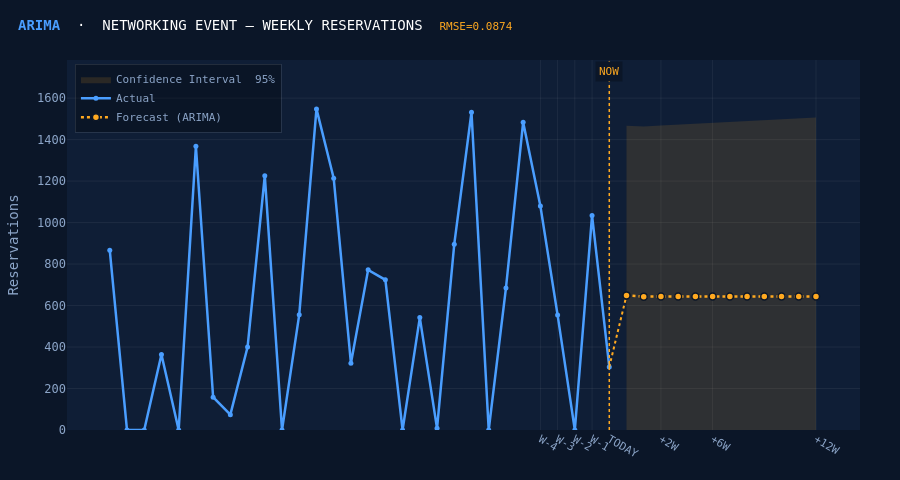
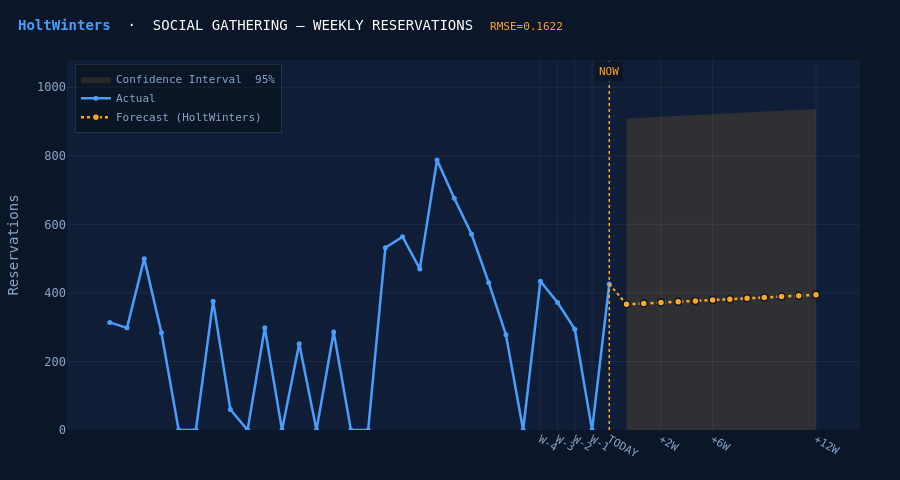
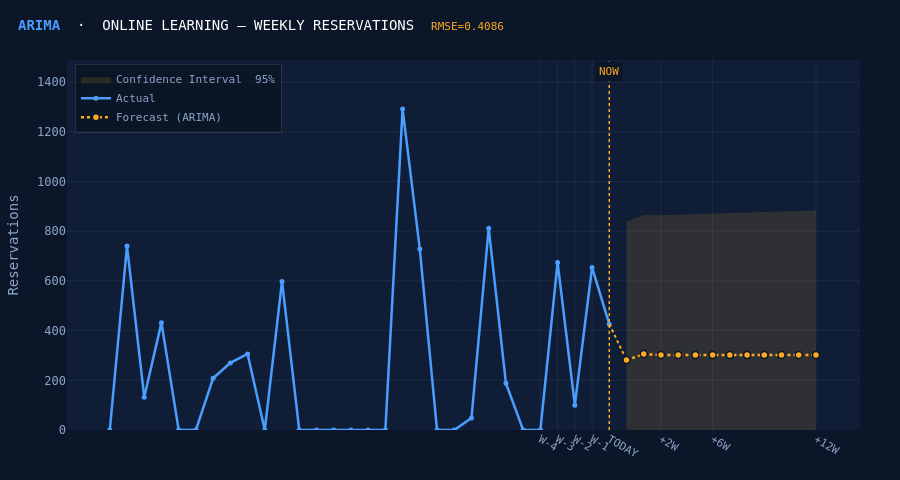

Notebook code cell kept with these figures, in order:
### Markdown cell above
## 5. Visualization

### Code cell
# ════════════════════════════════════════════════════════════════════════════════
#  PRODUCTION FORECAST DASHBOARD
# ════════════════════════════════════════════════════════════════════════════════

N_HISTORY = 30   # semanas de historia activa a mostrar
N_FUTURE  = 12   # semanas a proyectar hacia adelante

BG      = '#0b1628'
BG2     = '#0f1e36'
BLUE    = '#4A9EFF'
ORANGE  = '#FFA920'
GRIDCOL = 'rgba(255,255,255,0.06)'
TXTCOL  = '#8ca5c8'


def _future_dates(last_date, n, freq='W'):
    return pd.date_range(last_date + pd.tseries.frequencies.to_offset(freq),
                         periods=n, freq=freq)


def trim_trailing_zeros(cat_data, threshold=0.0):
    """
    Recorta las semanas finales con y == 0.
    El modelo no debe aprender que "el futuro es cero" solo porque
    los datos más recientes aún no se registraron.
    Retorna el DataFrame sin esos ceros finales.
    """
    y = cat_data['y'].values
    last_active = len(y) - 1
    while last_active > 0 and y[last_active] <= threshold:
        last_active -= 1
    return cat_data.iloc[:last_active + 1]


def retrain_and_forecast(cat_data, best_model_name, n_future):
    """
    1. Recorta ceros finales (trailing zeros) antes de entrenar.
    2. Reentrena sobre los datos activos.
    3. Proyecta n_future semanas desde el último dato activo.
    Retorna (fc_mean, fc_low, fc_high, future_dates, last_active_date).
    """
    active = trim_trailing_zeros(cat_data)
    if len(active) < 10:          # si queda muy poco, usar todo
        active = cat_data

    last_active  = active['ds'].max()
    future_dates = _future_dates(last_active, n_future)

    # IC máximo razonable: 3× la media del período activo (evita bandas infinitas)
    y_cap = active['y'].mean() * 3 + active['y'].std() * 2

    # ── ARIMA ─────────────────────────────────────────────────────────────────
    if best_model_name == 'ARIMA':
        try:
            fit = ARIMA(active['y'], order=(1, 1, 1)).fit()
            fc  = fit.get_forecast(n_future)
            ci  = fc.conf_int()
            mean_ = pd.Series(fc.predicted_mean.values, index=future_dates)
            low_  = pd.Series(ci.iloc[:, 0].values,     index=future_dates).clip(lower=0)
            high_ = pd.Series(ci.iloc[:, 1].values,     index=future_dates).clip(upper=y_cap)
            return mean_.clip(lower=0), low_, high_, future_dates, last_active
        except Exception as e:
            print(f"  [ARIMA retrain] {e}")

    # ── Prophet ───────────────────────────────────────────────────────────────
    if best_model_name == 'Prophet' and PROPHET_AVAILABLE:
        try:
            y_scale = active['y'].median()
            if y_scale < 1e-6: y_scale = active['y'].mean()
            if y_scale < 1e-6: y_scale = 1.0

            df_fit = active[['ds', 'y']].copy()
            df_fit['y'] /= y_scale

            n_weeks = len(df_fit)
            m = Prophet(
                growth='linear',
                yearly_seasonality=(n_weeks >= 52),
                weekly_seasonality=(n_weeks >= 8),
                daily_seasonality=False,
                changepoint_prior_scale=0.05,
                seasonality_prior_scale=5.0,
            )
            m.fit(df_fit)
            future_df = m.make_future_dataframe(periods=n_future, freq='W')
            fc        = m.predict(future_df)
            fc_f      = fc[fc['ds'] > last_active].copy()

            mean_ = pd.Series((fc_f['yhat'].values       * y_scale), index=future_dates)
            low_  = pd.Series((fc_f['yhat_lower'].values * y_scale), index=future_dates).clip(lower=0)
            high_ = pd.Series((fc_f['yhat_upper'].values * y_scale), index=future_dates).clip(upper=y_cap)
            return mean_.clip(lower=0), low_, high_, future_dates, last_active
        except Exception as e:
            print(f"  [Prophet retrain] {e}")

    # ── Holt-Winters (fallback) ────────────────────────────────────────────────
    try:
        fit       = ExponentialSmoothing(
            active['y'], trend='add', seasonal=None,
            initialization_method='estimated'
        ).fit(optimized=True)
        mean_     = pd.Series(fit.forecast(n_future).values, index=future_dates)
        resid_std = float(np.std(fit.resid))
        low_      = (mean_ - 1.96 * resid_std).clip(lower=0)
        high_     = (mean_ + 1.96 * resid_std).clip(upper=y_cap)
        return mean_.clip(lower=0), low_, high_, future_dates, last_active
    except Exception as e:
        print(f"  [HoltWinters retrain] {e}")
        return None, None, None, future_dates, last_active


def build_dashboard(cat_data, best_model_name, best_cat, best_rmse):
    """Construye el gráfico Plotly oscuro estilo operativo."""
    fc_mean, fc_low, fc_high, future_dates, last_active = retrain_and_forecast(
        cat_data, best_model_name, N_FUTURE
    )

    # Historia: N_HISTORY semanas antes del último dato activo
    active  = trim_trailing_zeros(cat_data)
    history = active.sort_values('ds').tail(N_HISTORY)

    fig = go.Figure()

    # ── Banda de confianza ────────────────────────────────────────────────────
    if fc_mean is not None:
        x_band = list(future_dates) + list(future_dates[::-1])
        y_band = list(fc_high.values) + list(fc_low.values[::-1])
        fig.add_trace(go.Scatter(
            x=x_band, y=y_band,
            fill='toself',
            fillcolor='rgba(255,169,32,0.13)',
            line=dict(color='rgba(0,0,0,0)'),
            name='Confidence Interval  95%',
            hoverinfo='skip',
        ))

    # ── Historia ──────────────────────────────────────────────────────────────
    fig.add_trace(go.Scatter(
        x=history['ds'], y=history['y'],
        mode='lines+markers',
        name='Actual',
        line=dict(color=BLUE, width=2.5),
        marker=dict(size=5, color=BLUE),
    ))

    # ── Conector historia → forecast ──────────────────────────────────────────
    last_y = float(history['y'].iloc[-1])
    if fc_mean is not None:
        fig.add_trace(go.Scatter(
            x=[last_active, future_dates[0]],
            y=[last_y, float(fc_mean.iloc[0])],
            mode='lines', showlegend=False,
            line=dict(color=ORANGE, width=2, dash='dot'),
        ))

    # ── Forecast ──────────────────────────────────────────────────────────────
    if fc_mean is not None:
        fig.add_trace(go.Scatter(
            x=future_dates, y=fc_mean.values,
            mode='lines+markers',
            name=f'Forecast ({best_model_name})',
            line=dict(color=ORANGE, width=2.5, dash='dot'),
            marker=dict(size=7, color=ORANGE, line=dict(color=BG, width=1.5)),
        ))

    # ── Línea NOW ─────────────────────────────────────────────────────────────
    y_max_plot = max(
        float(history['y'].max()),
        float(fc_high.max()) if fc_high is not None else 0
    ) * 1.15

    fig.add_shape(type='line',
        x0=last_active, x1=last_active, y0=0, y1=y_max_plot,
        line=dict(color=ORANGE, width=1.5, dash='dot'),
    )
    fig.add_annotation(
        x=last_active, y=y_max_plot * 0.97,
        text='NOW', showarrow=False,
        font=dict(color=ORANGE, size=11, family='monospace'),
        bgcolor=BG, borderpad=3,
    )

    # ── Ticks de eje X legibles ───────────────────────────────────────────────
    tick_vals, tick_text = [], []
    for w in [4, 3, 2, 1]:
        d = last_active - pd.Timedelta(weeks=w)
        tick_vals.append(d); tick_text.append(f'W-{w}')
    tick_vals.append(last_active); tick_text.append('TODAY')
    for fd, lbl in zip(future_dates[[2, 5, 11]], ['+2W', '+6W', '+12W']):
        tick_vals.append(fd); tick_text.append(lbl)

    # ── Layout oscuro ─────────────────────────────────────────────────────────
    fig.update_layout(
        template='plotly_dark',
        paper_bgcolor=BG,
        plot_bgcolor=BG2,
        font=dict(family='monospace', color=TXTCOL, size=12),
        title=dict(
            text=(f'<b style="color:{BLUE}">{best_model_name}</b>'
                  f'  ·  {best_cat.upper()} — WEEKLY RESERVATIONS'
                  f'  <span style="color:{ORANGE};font-size:11px">RMSE={best_rmse:.4f}</span>'),
            x=0.02, font=dict(size=14, color='white'),
        ),
        xaxis=dict(
            tickvals=tick_vals, ticktext=tick_text,
            tickfont=dict(size=11),
            gridcolor=GRIDCOL, showgrid=True, zeroline=False,
        ),
        yaxis=dict(
            title='Reservations',
            gridcolor=GRIDCOL, showgrid=True,
            zeroline=False, rangemode='tozero',
        ),
        legend=dict(
            bgcolor='rgba(0,0,0,0.3)',
            bordercolor='rgba(255,255,255,0.1)',
            borderwidth=1, font=dict(size=11),
            x=0.01, y=0.99, xanchor='left', yanchor='top',
        ),
        hovermode='x unified',
        margin=dict(l=60, r=40, t=60, b=50),
        height=480,
    )
    return fig


# ── Ejecutar ──────────────────────────────────────────────────────────────────
if not results_df.empty:
    for _, row in results_df.sort_values('min_rmse').iterrows():
        cat   = row['category']
        cdata = processed_df[processed_df['category'] == cat].sort_values('ds')
        fig   = build_dashboard(cdata, row['best_model'], cat, row['min_rmse'])
        fig.show()

### Figure 1 — Plotly figure (JSON) as saved in the notebook; plotly's stock layout.template omitted (floating-point values rounded to 4 significant figures)
{"data": [{"fill": "toself", "fillcolor": "rgba(255,169,32,0.13)", "hoverinfo": "skip", "line": {"color": "rgba(0,0,0,0)"}, "name": "Confidence Interval  95%", "type": "scatter", "x": ["2025-01-12T00:00:00", "2025-01-19T00:00:00", "2025-01-26T00:00:00", "2025-02-02T00:00:00", "2025-02-09T00:00:00", "2025-02-16T00:00:00", "2025-02-23T00:00:00", "2025-03-02T00:00:00", "2025-03-09T00:00:00", "2025-03-16T00:00:00", "2025-03-23T00:00:00", "2025-03-30T00:00:00", "2025-03-30T00:00:00", "2025-03-23T00:00:00", "2025-03-16T00:00:00", "2025-03-09T00:00:00", "2025-03-02T00:00:00", "2025-02-23T00:00:00", "2025-02-16T00:00:00", "2025-02-09T00:00:00", "2025-02-02T00:00:00", "2025-01-26T00:00:00", "2025-01-19T00:00:00", "2025-01-12T00:00:00"], "y": [1466.0, 1464.0, 1468.0, 1473.0, 1477.0, 1481.0, 1486.0, 1490.0, 1494.0, 1499.0, 1503.0, 1507.0, 0, 0, 0, 0, 0, 0, 0, 0, 0, 0, 0, 0]}, {"line": {"color": "#4A9EFF", "width": 2.5}, "marker": {"color": "#4A9EFF", "size": 5}, "mode": "lines+markers", "name": "Actual", "type": "scatter", "x": ["2024-06-16T00:00:00.000000000", "2024-06-23T00:00:00.000000000", "2024-06-30T00:00:00.000000000", "2024-07-07T00:00:00.000000000", "2024-07-14T00:00:00.000000000", "2024-07-21T00:00:00.000000000", "2024-07-28T00:00:00.000000000", "2024-08-04T00:00:00.000000000", "2024-08-11T00:00:00.000000000", "2024-08-18T00:00:00.000000000", "2024-08-25T00:00:00.000000000", "2024-09-01T00:00:00.000000000", "2024-09-08T00:00:00.000000000", "2024-09-15T00:00:00.000000000", "2024-09-22T00:00:00.000000000", "2024-09-29T00:00:00.000000000", "2024-10-06T00:00:00.000000000", "2024-10-13T00:00:00.000000000", "2024-10-20T00:00:00.000000000", "2024-10-27T00:00:00.000000000", "2024-11-03T00:00:00.000000000", "2024-11-10T00:00:00.000000000", "2024-11-17T00:00:00.000000000", "2024-11-24T00:00:00.000000000", "2024-12-01T00:00:00.000000000", "2024-12-08T00:00:00.000000000", "2024-12-15T00:00:00.000000000", "2024-12-22T00:00:00.000000000", "2024-12-29T00:00:00.000000000", "2025-01-05T00:00:00.000000000"], "y": [866.0, 0.0, 0.0, 364.0, 0.0, 1368.0, 158.0, 74.0, 400.0, 1226.0, 0.0, 556.0, 1548.0, 1214.0, 322.0, 772.0, 724.0, 0.0, 542.0, 8.0, 896.0, 1532.0, 0.0, 684.0, 1484.0, 1080.0, 554.0, 0.0, 1034.0, 304.0]}, {"line": {"color": "#FFA920", "dash": "dot", "width": 2}, "mode": "lines", "showlegend": false, "type": "scatter", "x": ["2025-01-05T00:00:00", "2025-01-12T00:00:00"], "y": [304, 649.0]}, {"line": {"color": "#FFA920", "dash": "dot", "width": 2.5}, "marker": {"color": "#FFA920", "line": {"color": "#0b1628", "width": 1.5}, "size": 7}, "mode": "lines+markers", "name": "Forecast (ARIMA)", "type": "scatter", "x": ["2025-01-12T00:00:00.000000000", "2025-01-19T00:00:00.000000000", "2025-01-26T00:00:00.000000000", "2025-02-02T00:00:00.000000000", "2025-02-09T00:00:00.000000000", "2025-02-16T00:00:00.000000000", "2025-02-23T00:00:00.000000000", "2025-03-02T00:00:00.000000000", "2025-03-09T00:00:00.000000000", "2025-03-16T00:00:00.000000000", "2025-03-23T00:00:00.000000000", "2025-03-30T00:00:00.000000000"], "y": [649.0, 643.0, 643.1, 643.1, 643.1, 643.1, 643.1, 643.1, 643.1, 643.1, 643.1, 643.1]}], "layout": {"annotations": [{"bgcolor": "#0b1628", "borderpad": 3, "font": {"color": "#FFA920", "family": "monospace", "size": 11}, "showarrow": false, "text": "NOW", "x": "2025-01-05T00:00:00", "y": 1727.0}], "font": {"color": "#8ca5c8", "family": "monospace", "size": 12}, "height": 480, "hovermode": "x unified", "legend": {"bgcolor": "rgba(0,0,0,0.3)", "bordercolor": "rgba(255,255,255,0.1)", "borderwidth": 1, "font": {"size": 11}, "x": 0.01, "xanchor": "left", "y": 0.99, "yanchor": "top"}, "margin": {"b": 50, "l": 60, "r": 40, "t": 60}, "paper_bgcolor": "#0b1628", "plot_bgcolor": "#0f1e36", "shapes": [{"line": {"color": "#FFA920", "dash": "dot", "width": 1.5}, "type": "line", "x0": "2025-01-05T00:00:00", "x1": "2025-01-05T00:00:00", "y0": 0, "y1": 1780.0}], "title": {"font": {"color": "white", "size": 14}, "text": "<b style=\"color:#4A9EFF\">ARIMA</b>  ·  NETWORKING EVENT — WEEKLY RESERVATIONS  <span style=\"color:#FFA920;font-size:11px\">RMSE=0.0874</span>", "x": 0.02}, "xaxis": {"gridcolor": "rgba(255,255,255,0.06)", "showgrid": true, "tickfont": {"size": 11}, "ticktext": ["W-4", "W-3", "W-2", "W-1", "TODAY", "+2W", "+6W", "+12W"], "tickvals": ["2024-12-08T00:00:00", "2024-12-15T00:00:00", "2024-12-22T00:00:00", "2024-12-29T00:00:00", "2025-01-05T00:00:00", "2025-01-26T00:00:00", "2025-02-16T00:00:00", "2025-03-30T00:00:00"], "zeroline": false}, "yaxis": {"gridcolor": "rgba(255,255,255,0.06)", "rangemode": "tozero", "showgrid": true, "title": {"text": "Reservations"}, "zeroline": false}}}

### Figure 2 — Plotly figure (JSON) as saved in the notebook; plotly's stock layout.template omitted (floating-point values rounded to 4 significant figures)
{"data": [{"fill": "toself", "fillcolor": "rgba(255,169,32,0.13)", "hoverinfo": "skip", "line": {"color": "rgba(0,0,0,0)"}, "name": "Confidence Interval  95%", "type": "scatter", "x": ["2025-01-05T00:00:00", "2025-01-12T00:00:00", "2025-01-19T00:00:00", "2025-01-26T00:00:00", "2025-02-02T00:00:00", "2025-02-09T00:00:00", "2025-02-16T00:00:00", "2025-02-23T00:00:00", "2025-03-02T00:00:00", "2025-03-09T00:00:00", "2025-03-16T00:00:00", "2025-03-23T00:00:00", "2025-03-23T00:00:00", "2025-03-16T00:00:00", "2025-03-09T00:00:00", "2025-03-02T00:00:00", "2025-02-23T00:00:00", "2025-02-16T00:00:00", "2025-02-09T00:00:00", "2025-02-02T00:00:00", "2025-01-26T00:00:00", "2025-01-19T00:00:00", "2025-01-12T00:00:00", "2025-01-05T00:00:00"], "y": [909.3, 911.8, 914.3, 916.8, 919.3, 921.8, 924.3, 926.8, 929.4, 931.9, 934.4, 936.9, 0, 0, 0, 0, 0, 0, 0, 0, 0, 0, 0, 0]}, {"line": {"color": "#4A9EFF", "width": 2.5}, "marker": {"color": "#4A9EFF", "size": 5}, "mode": "lines+markers", "name": "Actual", "type": "scatter", "x": ["2024-06-09T00:00:00.000000000", "2024-06-16T00:00:00.000000000", "2024-06-23T00:00:00.000000000", "2024-06-30T00:00:00.000000000", "2024-07-07T00:00:00.000000000", "2024-07-14T00:00:00.000000000", "2024-07-21T00:00:00.000000000", "2024-07-28T00:00:00.000000000", "2024-08-04T00:00:00.000000000", "2024-08-11T00:00:00.000000000", "2024-08-18T00:00:00.000000000", "2024-08-25T00:00:00.000000000", "2024-09-01T00:00:00.000000000", "2024-09-08T00:00:00.000000000", "2024-09-15T00:00:00.000000000", "2024-09-22T00:00:00.000000000", "2024-09-29T00:00:00.000000000", "2024-10-06T00:00:00.000000000", "2024-10-13T00:00:00.000000000", "2024-10-20T00:00:00.000000000", "2024-10-27T00:00:00.000000000", "2024-11-03T00:00:00.000000000", "2024-11-10T00:00:00.000000000", "2024-11-17T00:00:00.000000000", "2024-11-24T00:00:00.000000000", "2024-12-01T00:00:00.000000000", "2024-12-08T00:00:00.000000000", "2024-12-15T00:00:00.000000000", "2024-12-22T00:00:00.000000000", "2024-12-29T00:00:00.000000000"], "y": [314.0, 298.0, 500.0, 284.0, 0.0, 0.0, 376.0, 60.0, 0.0, 298.0, 0.0, 252.0, 0.0, 286.0, 0.0, 0.0, 532.0, 564.0, 470.0, 788.0, 676.0, 572.0, 430.0, 278.0, 0.0, 434.0, 372.0, 294.0, 0.0, 426.0]}, {"line": {"color": "#FFA920", "dash": "dot", "width": 2}, "mode": "lines", "showlegend": false, "type": "scatter", "x": ["2024-12-29T00:00:00", "2025-01-05T00:00:00"], "y": [426, 366.7]}, {"line": {"color": "#FFA920", "dash": "dot", "width": 2.5}, "marker": {"color": "#FFA920", "line": {"color": "#0b1628", "width": 1.5}, "size": 7}, "mode": "lines+markers", "name": "Forecast (HoltWinters)", "type": "scatter", "x": ["2025-01-05T00:00:00.000000000", "2025-01-12T00:00:00.000000000", "2025-01-19T00:00:00.000000000", "2025-01-26T00:00:00.000000000", "2025-02-02T00:00:00.000000000", "2025-02-09T00:00:00.000000000", "2025-02-16T00:00:00.000000000", "2025-02-23T00:00:00.000000000", "2025-03-02T00:00:00.000000000", "2025-03-09T00:00:00.000000000", "2025-03-16T00:00:00.000000000", "2025-03-23T00:00:00.000000000"], "y": [366.7, 369.2, 371.7, 374.2, 376.7, 379.3, 381.8, 384.3, 386.8, 389.3, 391.8, 394.3]}], "layout": {"annotations": [{"bgcolor": "#0b1628", "borderpad": 3, "font": {"color": "#FFA920", "family": "monospace", "size": 11}, "showarrow": false, "text": "NOW", "x": "2024-12-29T00:00:00", "y": 1045.0}], "font": {"color": "#8ca5c8", "family": "monospace", "size": 12}, "height": 480, "hovermode": "x unified", "legend": {"bgcolor": "rgba(0,0,0,0.3)", "bordercolor": "rgba(255,255,255,0.1)", "borderwidth": 1, "font": {"size": 11}, "x": 0.01, "xanchor": "left", "y": 0.99, "yanchor": "top"}, "margin": {"b": 50, "l": 60, "r": 40, "t": 60}, "paper_bgcolor": "#0b1628", "plot_bgcolor": "#0f1e36", "shapes": [{"line": {"color": "#FFA920", "dash": "dot", "width": 1.5}, "type": "line", "x0": "2024-12-29T00:00:00", "x1": "2024-12-29T00:00:00", "y0": 0, "y1": 1077.0}], "title": {"font": {"color": "white", "size": 14}, "text": "<b style=\"color:#4A9EFF\">HoltWinters</b>  ·  SOCIAL GATHERING — WEEKLY RESERVATIONS  <span style=\"color:#FFA920;font-size:11px\">RMSE=0.1622</span>", "x": 0.02}, "xaxis": {"gridcolor": "rgba(255,255,255,0.06)", "showgrid": true, "tickfont": {"size": 11}, "ticktext": ["W-4", "W-3", "W-2", "W-1", "TODAY", "+2W", "+6W", "+12W"], "tickvals": ["2024-12-01T00:00:00", "2024-12-08T00:00:00", "2024-12-15T00:00:00", "2024-12-22T00:00:00", "2024-12-29T00:00:00", "2025-01-19T00:00:00", "2025-02-09T00:00:00", "2025-03-23T00:00:00"], "zeroline": false}, "yaxis": {"gridcolor": "rgba(255,255,255,0.06)", "rangemode": "tozero", "showgrid": true, "title": {"text": "Reservations"}, "zeroline": false}}}

### Figure 3 — Plotly figure (JSON) as saved in the notebook; plotly's stock layout.template omitted (floating-point values rounded to 4 significant figures)
{"data": [{"fill": "toself", "fillcolor": "rgba(255,169,32,0.13)", "hoverinfo": "skip", "line": {"color": "rgba(0,0,0,0)"}, "name": "Confidence Interval  95%", "type": "scatter", "x": ["2024-12-29T00:00:00", "2025-01-05T00:00:00", "2025-01-12T00:00:00", "2025-01-19T00:00:00", "2025-01-26T00:00:00", "2025-02-02T00:00:00", "2025-02-09T00:00:00", "2025-02-16T00:00:00", "2025-02-23T00:00:00", "2025-03-02T00:00:00", "2025-03-09T00:00:00", "2025-03-16T00:00:00", "2025-03-16T00:00:00", "2025-03-09T00:00:00", "2025-03-02T00:00:00", "2025-02-23T00:00:00", "2025-02-16T00:00:00", "2025-02-09T00:00:00", "2025-02-02T00:00:00", "2025-01-26T00:00:00", "2025-01-19T00:00:00", "2025-01-12T00:00:00", "2025-01-05T00:00:00", "2024-12-29T00:00:00"], "y": [839.2, 864.6, 864.1, 866.7, 868.7, 870.8, 872.9, 875.0, 877.0, 879.1, 881.1, 883.2, 0, 0, 0, 0, 0, 0, 0, 0, 0, 0, 0, 0]}, {"line": {"color": "#4A9EFF", "width": 2.5}, "marker": {"color": "#4A9EFF", "size": 5}, "mode": "lines+markers", "name": "Actual", "type": "scatter", "x": ["2024-06-02T00:00:00.000000000", "2024-06-09T00:00:00.000000000", "2024-06-16T00:00:00.000000000", "2024-06-23T00:00:00.000000000", "2024-06-30T00:00:00.000000000", "2024-07-07T00:00:00.000000000", "2024-07-14T00:00:00.000000000", "2024-07-21T00:00:00.000000000", "2024-07-28T00:00:00.000000000", "2024-08-04T00:00:00.000000000", "2024-08-11T00:00:00.000000000", "2024-08-18T00:00:00.000000000", "2024-08-25T00:00:00.000000000", "2024-09-01T00:00:00.000000000", "2024-09-08T00:00:00.000000000", "2024-09-15T00:00:00.000000000", "2024-09-22T00:00:00.000000000", "2024-09-29T00:00:00.000000000", "2024-10-06T00:00:00.000000000", "2024-10-13T00:00:00.000000000", "2024-10-20T00:00:00.000000000", "2024-10-27T00:00:00.000000000", "2024-11-03T00:00:00.000000000", "2024-11-10T00:00:00.000000000", "2024-11-17T00:00:00.000000000", "2024-11-24T00:00:00.000000000", "2024-12-01T00:00:00.000000000", "2024-12-08T00:00:00.000000000", "2024-12-15T00:00:00.000000000", "2024-12-22T00:00:00.000000000"], "y": [0.0, 740.0, 132.0, 432.0, 0.0, 0.0, 208.0, 270.0, 306.0, 0.0, 598.0, 0.0, 0.0, 0.0, 0.0, 0.0, 0.0, 1292.0, 728.0, 0.0, 0.0, 48.0, 812.0, 188.0, 0.0, 0.0, 674.0, 100.0, 654.0, 426.0]}, {"line": {"color": "#FFA920", "dash": "dot", "width": 2}, "mode": "lines", "showlegend": false, "type": "scatter", "x": ["2024-12-22T00:00:00", "2024-12-29T00:00:00"], "y": [426, 281.3]}, {"line": {"color": "#FFA920", "dash": "dot", "width": 2.5}, "marker": {"color": "#FFA920", "line": {"color": "#0b1628", "width": 1.5}, "size": 7}, "mode": "lines+markers", "name": "Forecast (ARIMA)", "type": "scatter", "x": ["2024-12-29T00:00:00.000000000", "2025-01-05T00:00:00.000000000", "2025-01-12T00:00:00.000000000", "2025-01-19T00:00:00.000000000", "2025-01-26T00:00:00.000000000", "2025-02-02T00:00:00.000000000", "2025-02-09T00:00:00.000000000", "2025-02-16T00:00:00.000000000", "2025-02-23T00:00:00.000000000", "2025-03-02T00:00:00.000000000", "2025-03-09T00:00:00.000000000", "2025-03-16T00:00:00.000000000"], "y": [281.3, 305.5, 301.4, 302.1, 302.0, 302.0, 302.0, 302.0, 302.0, 302.0, 302.0, 302.0]}], "layout": {"annotations": [{"bgcolor": "#0b1628", "borderpad": 3, "font": {"color": "#FFA920", "family": "monospace", "size": 11}, "showarrow": false, "text": "NOW", "x": "2024-12-22T00:00:00", "y": 1441.0}], "font": {"color": "#8ca5c8", "family": "monospace", "size": 12}, "height": 480, "hovermode": "x unified", "legend": {"bgcolor": "rgba(0,0,0,0.3)", "bordercolor": "rgba(255,255,255,0.1)", "borderwidth": 1, "font": {"size": 11}, "x": 0.01, "xanchor": "left", "y": 0.99, "yanchor": "top"}, "margin": {"b": 50, "l": 60, "r": 40, "t": 60}, "paper_bgcolor": "#0b1628", "plot_bgcolor": "#0f1e36", "shapes": [{"line": {"color": "#FFA920", "dash": "dot", "width": 1.5}, "type": "line", "x0": "2024-12-22T00:00:00", "x1": "2024-12-22T00:00:00", "y0": 0, "y1": 1486.0}], "title": {"font": {"color": "white", "size": 14}, "text": "<b style=\"color:#4A9EFF\">ARIMA</b>  ·  ONLINE LEARNING — WEEKLY RESERVATIONS  <span style=\"color:#FFA920;font-size:11px\">RMSE=0.4086</span>", "x": 0.02}, "xaxis": {"gridcolor": "rgba(255,255,255,0.06)", "showgrid": true, "tickfont": {"size": 11}, "ticktext": ["W-4", "W-3", "W-2", "W-1", "TODAY", "+2W", "+6W", "+12W"], "tickvals": ["2024-11-24T00:00:00", "2024-12-01T00:00:00", "2024-12-08T00:00:00", "2024-12-15T00:00:00", "2024-12-22T00:00:00", "2025-01-12T00:00:00", "2025-02-02T00:00:00", "2025-03-16T00:00:00"], "zeroline": false}, "yaxis": {"gridcolor": "rgba(255,255,255,0.06)", "rangemode": "tozero", "showgrid": true, "title": {"text": "Reservations"}, "zeroline": false}}}
